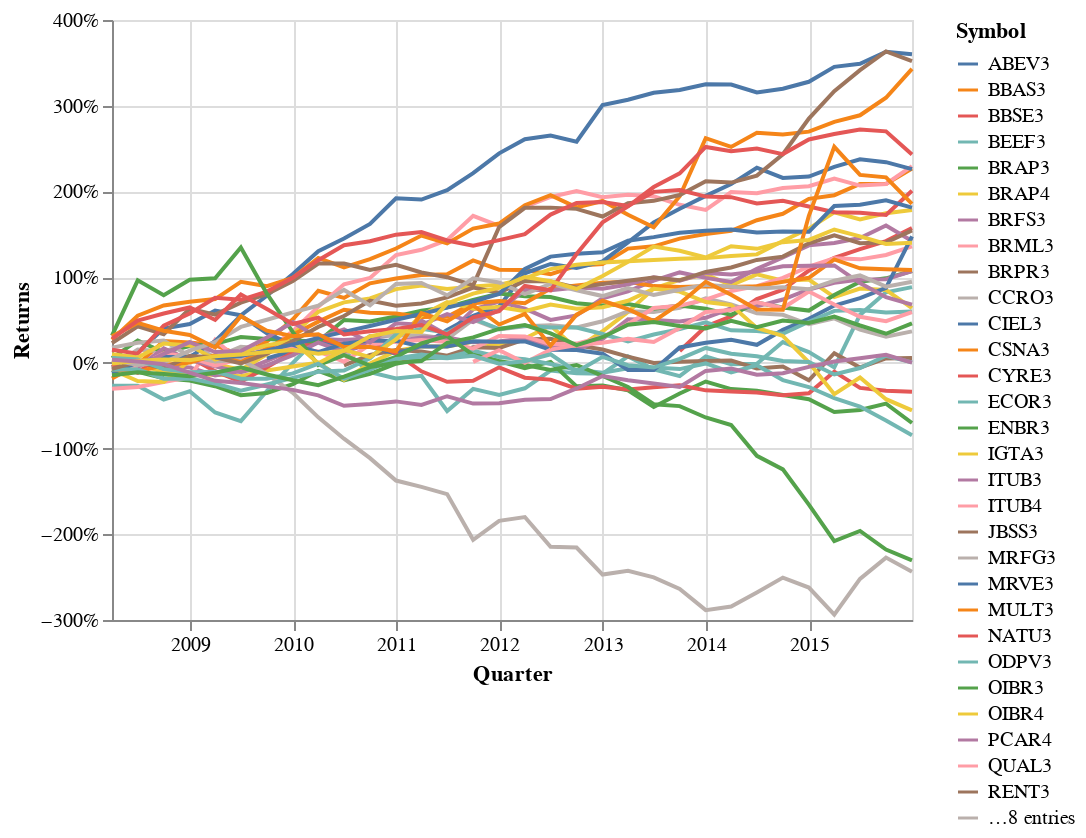

Write notebook code for a chart like this one.
### Code cell
import altair as alt

chart_specific_returns_pdf = pd.melt(specific_returns.reset_index(), 
        id_vars=['date'], 
        value_vars=list(specific_returns.columns), 
        var_name='ticker', value_name='returns')

chart_specific_returns_pdf['date'] = pd.to_datetime(
    chart_specific_returns_pdf['date'], format='%Y-%m-%d')

chart_specific_returns_pdf["cumsum_returns"] = \
    chart_specific_returns_pdf.groupby(['ticker'])['returns'].cumsum()

specific_returns_line = alt.Chart(chart_specific_returns_pdf). \
    mark_line().encode(
    x=alt.X('date', axis=alt.Axis(title='Quarter')),
    y=alt.Y('cumsum_returns', axis=alt.Axis(title='Returns', format='.0%')),
    color=alt.Color('ticker', legend=alt.Legend(title="Symbol")))

specific_returns_line

### Figure 1 — Vega-Lite specification as saved in the notebook (floating-point values rounded to 4 significant figures; data arrays with more than 128 entries replaced by an {"elided": "..."} marker saying what was removed)
{"config": {"view": {"continuousWidth": 400, "continuousHeight": 300}}, "data": {"name": "data-34992ed90dd9fa939b907b4a6f48a62f"}, "mark": "line", "encoding": {"color": {"type": "nominal", "field": "ticker", "legend": {"title": "Symbol"}}, "x": {"type": "temporal", "axis": {"title": "Quarter"}, "field": "date"}, "y": {"type": "quantitative", "axis": {"format": ".0%", "title": "Returns"}, "field": "cumsum_returns"}}, "$schema": "https://vega.github.io/schema/vega-lite/v4.0.0.json", "datasets": {"data-34992ed90dd9fa939b907b4a6f48a62f": {"elided": "1184 records"}}}
